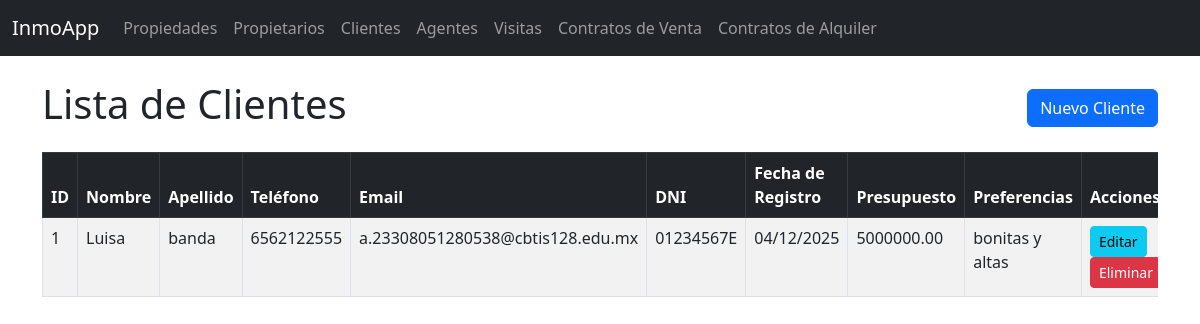
/clientes/, run on the app's committed database.
### inmobiliaria/models.py (models this page shows, shortened)
class Cliente_Inmobiliaria(models.Model):
    nombre = models.CharField(max_length=100)
    apellido = models.CharField(max_length=100)
    telefono = models.CharField(max_length=20)
    email = models.EmailField(max_length=100)
    preferencias_propiedad = models.TextField(blank=True, null=True)
    presupuesto_maximo = models.DecimalField(max_digits=15, decimal_places=2, null=True, blank=True)
    fecha_registro = models.DateField(auto_now_add=True)
    dni = models.CharField(max_length=20, unique=True)

### inmobiliaria/views.py (the view)
# urls.py: path("clientes/", views.Cliente_InmobiliariaListView.as_view(), name="cliente_inmobiliaria_list"),
class Cliente_InmobiliariaListView(ListView):
    model = Cliente_Inmobiliaria
    template_name = "inmobiliaria/cliente_inmobiliaria_list.html"
    context_object_name = "clientes"

### inmobiliaria/templates/inmobiliaria/cliente_inmobiliaria_list.html
{% extends 'inmobiliaria/base.html' %}
{% block content %}
    <div class="d-flex justify-content-between align-items-center mb-3">
        <h1>Lista de Clientes</h1>
        <a href="{% url 'inmobiliaria:cliente_inmobiliaria_create' %}" class="btn btn-primary">Nuevo Cliente</a>
    </div>
    <div class="table-responsive">
        <table class="table table-striped table-bordered">
            <thead class="table-dark">
                <tr>
                    <th>ID</th>
                    <th>Nombre</th>
                    <th>Apellido</th>
                    <th>Teléfono</th>
                    <th>Email</th>
                    <th>DNI</th>
                    <th>Fecha de Registro</th>
                    <th>Presupuesto</th>
                    <th>Preferencias</th>
                    <th>Acciones</th>
                </tr>
            </thead>
            <tbody>
                {% for cliente in clientes %}
                    <tr>
                        <td>{{ cliente.id }}</td>
                        <td>{{ cliente.nombre }}</td>
                        <td>{{ cliente.apellido }}</td>
                        <td>{{ cliente.telefono }}</td>
                        <td>{{ cliente.email }}</td>
                        <td>{{ cliente.dni }}</td>
                        <td>{{ cliente.fecha_registro|date:"d/m/Y" }}</td>
                        <td>{{ cliente.presupuesto_maximo }}</td>
                        <td>{{ cliente.preferencias_propiedad }}</td>
                        <td>
                            <a href="{% url 'inmobiliaria:cliente_inmobiliaria_update' cliente.pk %}" class="btn btn-sm btn-info">Editar</a>
                            <a href="{% url 'inmobiliaria:cliente_inmobiliaria_delete' cliente.pk %}" class="btn btn-sm btn-danger">Eliminar</a>
                        </td>
                    </tr>
                {% empty %}
                    <tr>
                        <td colspan="9" class="text-center">No hay clientes registrados.</td>
                    </tr>
                {% endfor %}
            </tbody>
        </table>
    </div>
{% endblock %}

### data on the page
Cliente_Inmobiliaria: id "1", nombre "Luisa", apellido "banda", telefono "6562122555", email "a.23308051280538@cbtis128.edu.mx", dni "01234567E", fecha_registro "04/12/2025", presupuesto_maximo "5000000.00", preferencias_propiedad "bonitas y altas"
